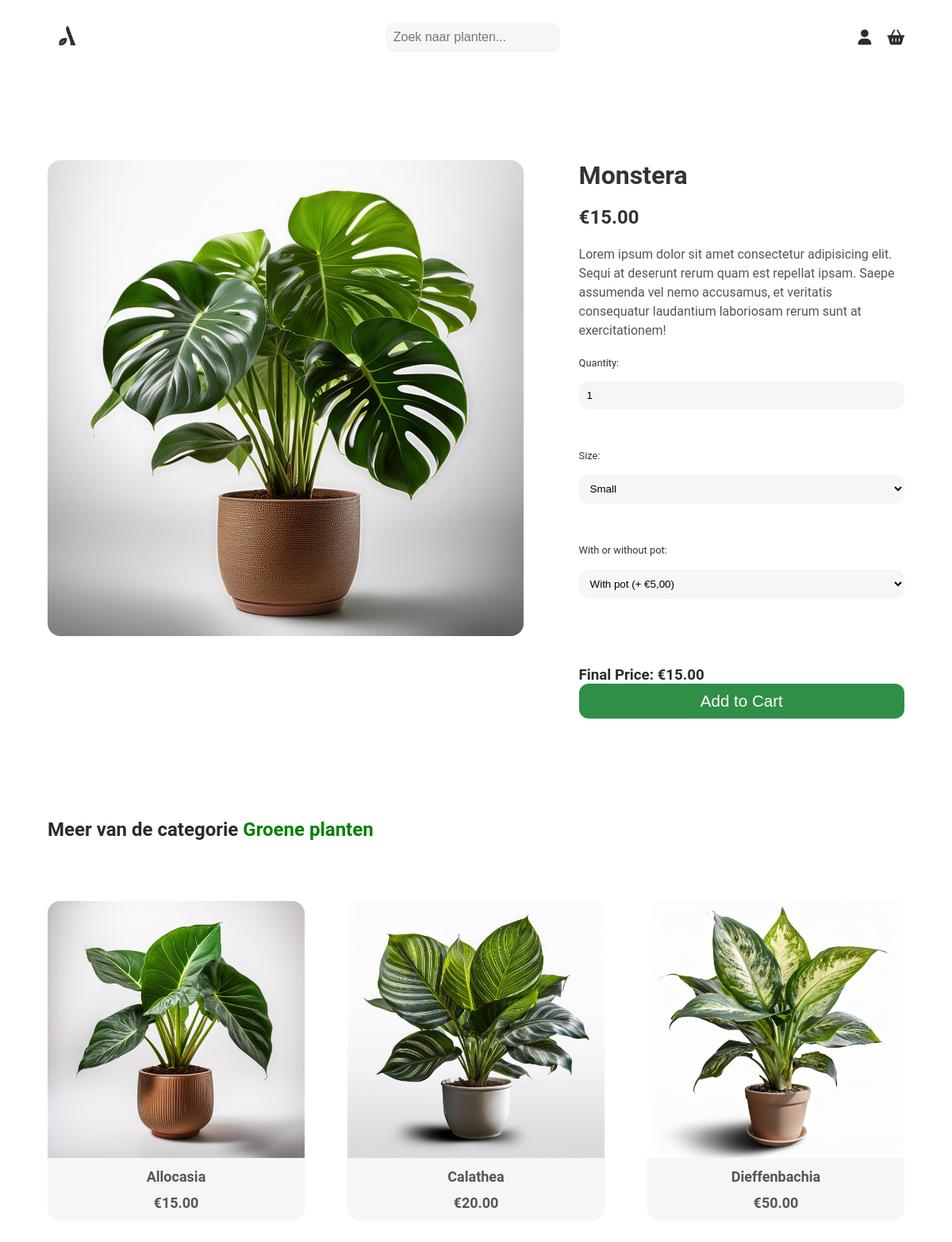
The page /product-page.php?id=15 on the database its author committed.
### tables this page shows
CREATE TABLE `products` (
  `id` int(11) NOT NULL,
  `name` varchar(255) NOT NULL,
  `description` text NOT NULL,
  `price` decimal(10,0) NOT NULL,
  `image` varchar(255) NOT NULL,
  `category_id` int(11) NOT NULL,
  `stock` int(11) NOT NULL DEFAULT 0,
  `created_at` datetime DEFAULT current_timestamp(),
  `updated_at` datetime DEFAULT current_timestamp() ON UPDATE current_timestamp()
);

### classes/Product.php (called while the page is built, shortened)
<?php
class Product
{
    public static function getAll()
    {
        $conn = Db::getConnection();
        $statement = $conn->prepare("SELECT * FROM products");
        $statement->execute();
        return $statement->fetchAll(PDO::FETCH_ASSOC);
    }
    public static function getById($id)
    {
        $conn = Db::getConnection();
        $statement = $conn->prepare("SELECT * FROM products WHERE id = :id");
        $statement->bindValue(":id", $id);
        $statement->execute();
        return $statement->fetch(PDO::FETCH_ASSOC);
    }
}
?>

### classes/Category.php (called while the page is built, shortened)
<?php
class Category
{
    public static function getById($id)
    {
        $conn = Db::getConnection();
        $statement = $conn->prepare("SELECT * FROM category WHERE id = :id");
        $statement->bindValue(':id', $id);
        $statement->execute();
        return $statement->fetch(PDO::FETCH_ASSOC);
    }
}
?>

### product-page.php (the view, shortened to what this page needs)
<?php
include_once(__DIR__ . '/classes/Product.php');
include_once(__DIR__ . '/classes/Category.php');
$productId = intval($_GET['id']);
$product = Product::getById($productId);
$category = Category::getById($product['category_id']);
$product['category_name'] = $category['name'];
?>
<!DOCTYPE html>
<html lang="en">
<head>
  </html>  <meta name="viewport" content="width=device-width, initial-scale=1.0">
    <link rel="stylesheet" href="https://cdnjs.cloudflare.com/ajax/libs/font-awesome/6.0.0-beta3/css/all.min.css">
    <link rel="stylesheet" href="style.css">
</head>
<body>
<nav>
    <a href="index.php"><img class="logo" src="images/logo-plantwerp.png" alt="Plantwerp Logo"></a>
    <input type="text" placeholder="Zoek naar planten..." class="search-bar">
    <div class="nav-items">
        <a href="profile.php" class="icon profile-icon" aria-label="Profiel">
            <i class="fas fa-user"></i>
        </a>
        <a href="#" class="icon basket-icon" aria-label="Winkelmand">
            <i class="fas fa-shopping-basket"></i>
        </a>
    </div>
</nav>
    <div class="product-container">
        <div class="product-image">
            <img src="<?php echo htmlspecialchars($product['image']); ?>" alt="<?php echo htmlspecialchars($product['name']); ?>">
        </div>
        <div class="product-details">
    <h1><?php echo htmlspecialchars($product['name']); ?></h1>
    <p class="product-price">€<?php echo htmlspecialchars(number_format($product['price'], 2)); ?></p>
    <p class="product-description"><?php echo htmlspecialchars($product['description']); ?></p>
    <div class="product-options form-group ">
        <div class="option">
            <label for="quantity">Quantity:</label>
            <input type="number" id="quantity" name="quantity" min="1" max="5" value="1">
        </div>
        <div class="option">
            <label for="size">Size:</label>
            <select name="size" id="size">
                <option value="small">Small</option>
            </select>
        </div>
        <div class="option">
            <label for="pot">With or without pot:</label>
            <select name="pot" id="pot">
                <option value="with">With pot (+ €5,00)</option>
            </select>
        </div>
    </div>
    <h3 class="final-price">Final Price: €<span id="finalPrice"><?php echo htmlspecialchars(number_format($product['price'], 2)); ?></span></>
    <button class="btn" type="submit">Add to Cart</button>
</div>
    </div>
    <h2  >Meer van de categorie <span style="color:green;"><?php echo htmlspecialchars($product['category_name']); ?></span></h2>
    <div class="related-products">
        <div class="products">
            <?php
            $products = Product::getAll();
            foreach ($products as $relatedProduct):
                if ($relatedProduct['id'] == $product['id']) continue;
            ?>
                <a href="product-page.php?id=<?php echo $relatedProduct['id']; ?>" class="product-card">
                    <img src="<?php echo htmlspecialchars($relatedProduct['image']); ?>" alt="<?php echo htmlspecialchars($relatedProduct['name']); ?>">
                    <p><?php echo htmlspecialchars($relatedProduct['name']); ?></p>
                    <p>€<?php echo htmlspecialchars(number_format($relatedProduct['price'], 2)); ?></p>
                </a>
            <?php endforeach; ?>
        </div>
    </div>
</html>

### style.css (style rules this page uses)
body { font-family: 'Roboto', sans-serif; margin: 0; padding: 0 5% 10%; box-sizing: border-box; color: #2A2B2A; }
nav { display: flex; justify-content: space-between; align-items: center; padding: 20px 0; }
.nav-items { display: flex; align-items: center; gap: 20px; }
.search-bar { padding: 10px; border: 0px solid #ddd; border-radius: 12px; font-size: 1em; background-color: #f6f6f6; width: 200px; }
.icon { color: #2A2B2A; font-size: 1.2em; text-decoration: none; display: flex; align-items: center; justify-content: center; }
.logo { width: 50px; }
h2 { margin: 0%; padding-bottom: 2%; }
.products { display: grid; grid-template-columns: repeat(auto-fit, minmax(250px, 1fr)); gap: 5%; }
.product-card { background-color: #f6f6f6; border-radius: 16px; text-align: center; transition: box-shadow 0.3s ease; display: flex; flex-direction: column; justify-content: space-between; text-decoration: none; }
.product-card img { width: 100%; border-radius: 16px 16px 0% 0%; height: fit-content; object-fit: cover; padding-bottom: 4%; }
.product-card p { font-size: 18px; color: #555; margin: 0 0 12px 0; font-weight: bold; }
.product-container { display: flex; flex-direction: column; gap: 5%; align-items: center; padding: 10% 0%; height: 100%; }
.product-image { align-items: center; height: 100%; width: 100%; padding-bottom: 10%; justify-content: center; }
.product-image img { max-width: 100%; height: 100%; border-radius: 16px; align-self: center; object-fit: cover; }
.product-details { gap: 10%; width: 100%; display: flex; flex-direction: column; justify-content: space-between; }
.product-details h1 { font-size: 2em; color: #333; margin: 0%; padding-top: 0%; }
.product-price { font-size: 1.5em; color: #333; margin: 0%; padding-top: 5%; font-weight: bold; }
.product-description { color: #555; font-size: 1em; line-height: 1.5; margin: 0%; padding: 5% 0%; }
.product-options div { display: flex; gap: 10%; padding-bottom: 10%; flex-direction: column; align-items: center; }
label { font-size: 0.8em; color: #333; padding-bottom: 2%; text-align: left; width: 100%; }
.btn { display: inline-block; padding: 10px 0px; width: 100%; font-size: 1.1em; color: #fff; background-color: #2f8f46; border: none; border-radius: 12px; text-align: center; text-decoration: none; transition: background-color 0.3s; cursor: pointer; }
.related-products { padding: 5% 0%; display: flex; gap: 5%; }
.related-products .products { width: 100%; }
.form-group { margin-bottom: 15px; text-align: left; }
.form-group label { font-size: 0.8em; color: #333; margin-bottom: 2%; text-align: left; }
.form-group input, textarea, .form-group select { width: 100%; padding: 10px; max-width: 100%; margin-bottom: 10px; border: 0px solid #ddd; border-radius: 12px; background-color: #f6f6f6; box-sizing: border-box; }
@media (min-width: 650px) { .product-container { flex-direction: row; align-items: flex-start; } }
@media (min-width: 650px) { .product-image { padding-bottom: 0%; width: 60%; } }
@media (min-width: 650px) { .product-details { width: 40%; } }

### rows shown on the page
products: image (picture), name "Monstera", price "15.00", description "Lorem ipsum dolor sit amet consectetur adipisicing elit. Sequi at deserunt rerum quam est repellat ipsam. Saepe assumenda vel nemo accusamus, et veritatis consequatur laudantium laboriosam rerum sunt at exercitationem!"
products: image (picture), name "Allocasia", price "15.00"
products: image (picture), name "Calathea", price "20.00"
products: image (picture), name "Dieffenbachia", price "50.00"

### other values the page prints
$product['category_name'] "Groene planten"
